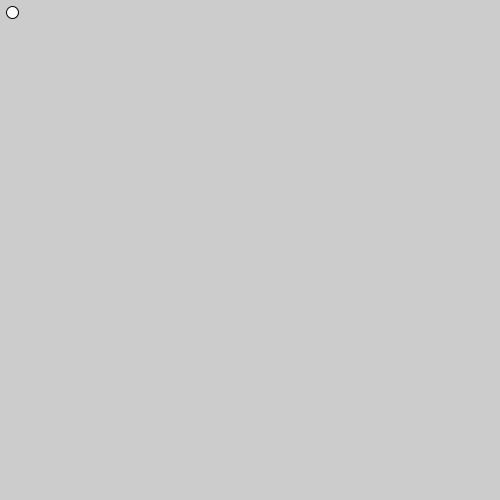
Frame 1 (no input)
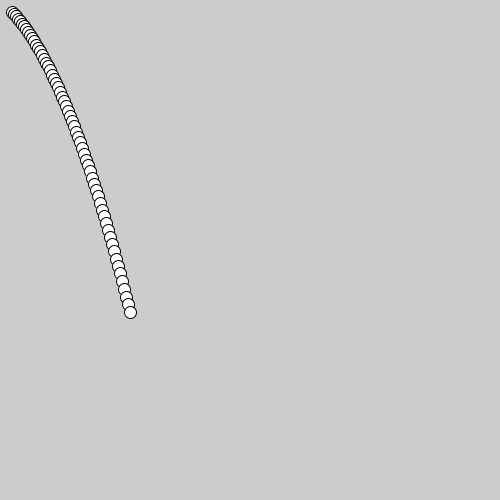
Frame 60 (the mouse pressed at the canvas centre just before this capture)
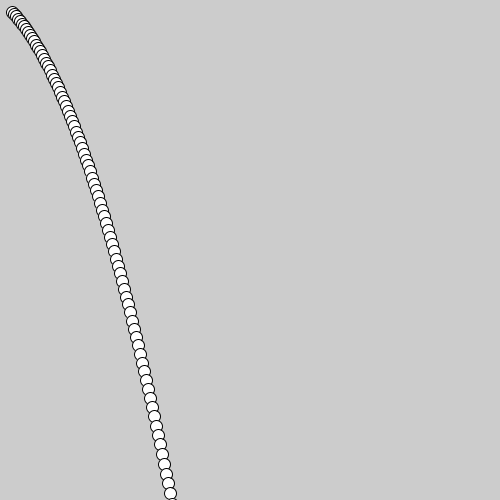
Frame 120 (the mouse held since frame 60 and released just before this capture)

The Processing sketch that drew these frames (run headless with seeded random() and noise(); from frame 60 on, the mouse is pressed at the canvas centre):

// Processing sketch: day07_inclass
// ── day07_inclass.pde
PVector pos, vel, acc, grav;

void setup(){
  size(500, 500);
  pos = new PVector (10, 10);
  vel = new PVector (2, 2);
  //acc = new PVector (0.1, 0.1);
  grav = new PVector (0, 0.1);
}

void draw (){
  //vel.x += acc.x;
  //vel.y += acc.y;
  vel.x += grav.x;
  vel.y += grav.y;
  pos.x += vel.x;
  pos.y += vel.y;
  
  ellipse(pos.x, pos.y, 12, 12);
}
